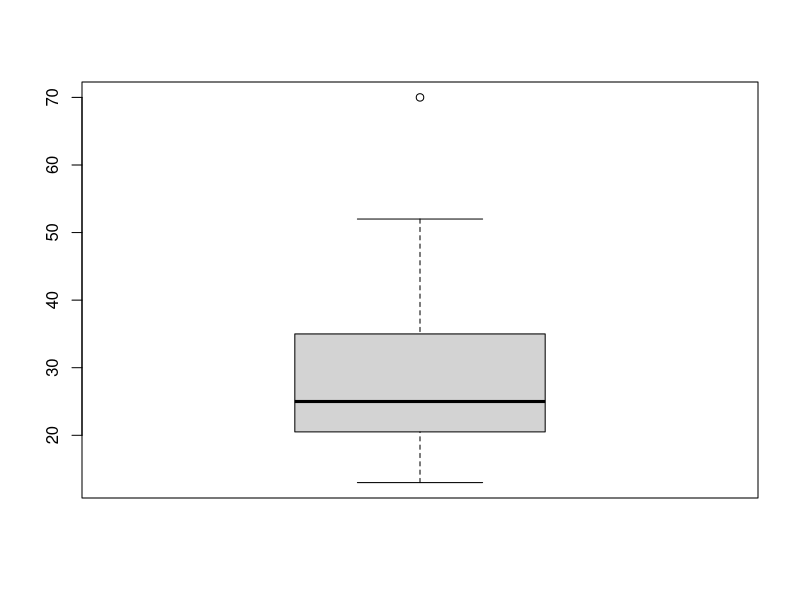
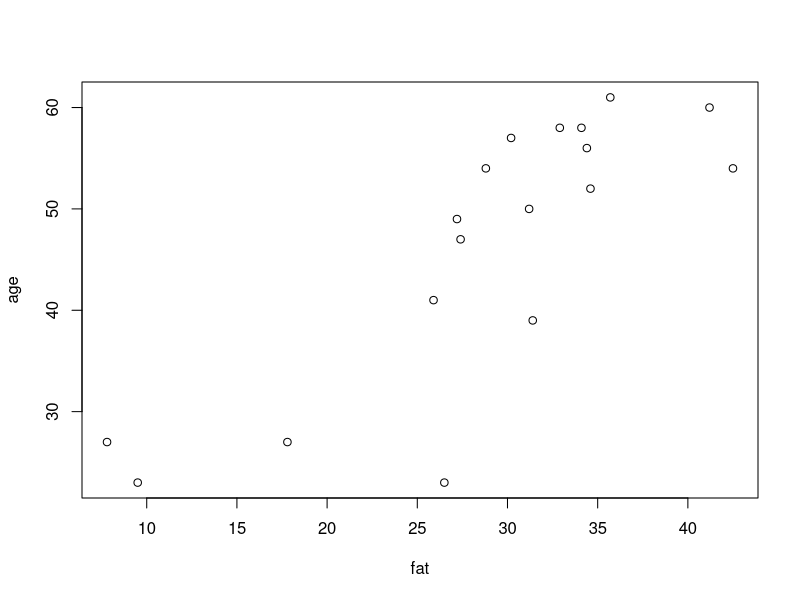

Generate these figures, in order, with R:


#Data
q2_2 <- c(13, 15, 16, 16, 19, 20, 20, 21, 22, 22, 25, 25, 25, 25, 30,
33, 33, 35, 35, 35, 35, 36, 40, 45, 46, 52, 70)




#a Find mean and median of the q2_2
mean<-mean(q2_2)
median<-median(q2_2)
mean
median



#b find mode of the q2_2. Comment on the data’s modality (i.e., bimodal, trimodal, etc.).
mode<-mean-1*(mean-median)
mode

#c find midrange of the q2_2
(max(q2_2)+min(q2_2))/2



#d find the first quartile (Q1) and the third quartile (Q3) of the q2_2?
quantile<-quantile(q2_2)
quantile[c(2,4)]


#e  Give the five-number summary of the q2_2
summary(q2_2)[-4]

#2.4 Draw a box plot of the q2_2
boxplot(q2_2)


age <- c(23,23,27,27,39,41,47,49,50,52,54,54,56,57,58,58,60,61)

fat <-c(9.5,26.5,7.8,17.8,31.4,25.9,27.4,27.2,31.2,34.6,42.5,28.8,34.4,30.2,34.1,32.9,41.2,35.7)

q_2_4 <- data.frame(cbind(age,fat))
q_2_4

# Find mean of the q_2_4
sum(q_2_4)/(nrow(q_2_4)*ncol(q_2_4))

# find the mean of second column in the data q_2_4
mean(q_2_4[,2])

# find the median of first column in the data q_2_4
mean(q_2_4[,1])

# find the median of second column in the data q_2_4
median(q_2_4[,2])

# find the standard deviation of first column in the data q_2_4
sd(q_2_4[,1])

# find the standard deviation of second column in the data q_2_4
sd(q_2_4[,2])

# plot the data q_2_4, x-axis is fat and y- axis is age
plot(q_2_4[c(2,1)],xlab="fat",ylab="age")


# New Data

x<- rbind(c(22,1,42,10),c(20,0,36,8))



# Calculate distance between two vectors
sqrt(sum((x[1,]-x[2,])^2))

# Calculate Eculidean distance between two vectors
d1<-dist(x,method="euclidean")
d1

# Calculate manhattan distance between two vectors
d2<-dist(x,method="manhattan")
d2

# Calculate Minkowski distance between two vectros with Power 2
d3<-dist(x,method="minkowski",p=2)
d3


# Compute the supremum distance between the two objects.
d4<-dist(x, method= "maximum")
d4

x1<- c( 1.5, 1.7)
x2<-c(2 ,1.9)
x3<-c(1.6 ,1.8)
x4<-c( 1.2, 1.5)
x5<-c( 1.5, 1.0)

df2d <- data.frame(rbind(x1,x2,x3,x4,x5))

df2d

# Give column name of the data. First column name is X and second column name is Y
colnames(df2d)<-c("x","Y")

# print column name of the data
colnames(df2d)










